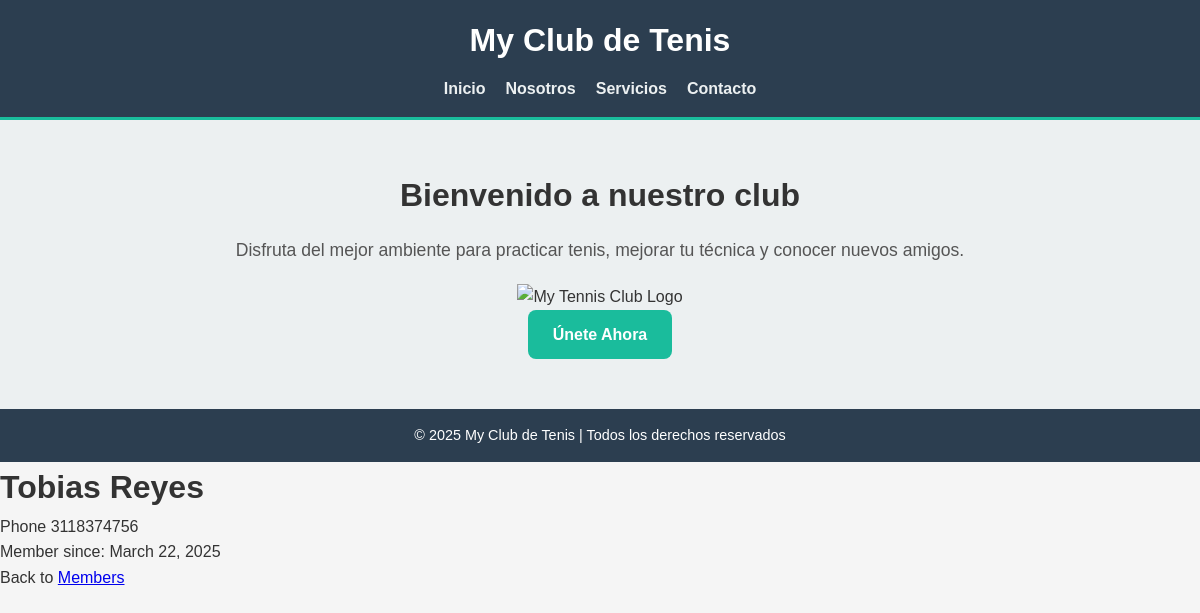
The app's page /members/details/2 with its own data.
### members/models.py (models this page shows, shortened)
class Member(models.Model):
    firstname = models.CharField(max_length=255)
    lastname = models.CharField(max_length=255)
    phone = models.IntegerField(null=True)
    joined_date = models.DateField(null=True)

### members/views.py (the view)
# urls.py: path('members/details/<int:id>', views.details, name='details'),
def details(request, id):
    mymember = Member.objects.get(id=id)
    template = loader.get_template("details.html")
    context = {
        "mymember": mymember,
    }
    return HttpResponse(template.render(context, request))

### members/templates/details.html (shortened to what this page needs)
{% extends "master.html" %}
{% block content %}
  <h1>{{ mymember.firstname }} {{ mymember.lastname }}</h1>
  <p>Phone {{ mymember.phone }}</p>
  <p>Member since: {{ mymember.joined_date }}</p>
  <p>Back to <a href="/members">Members</a></p>
{% endblock %}

### members/templates/master.html (style rules this page uses)
* { margin: 0; padding: 0; box-sizing: border-box; font-family: 'Arial', sans-serif; }
body { background-color: #f5f5f5; color: #333; line-height: 1.6; }

### records on screen
Member: firstname "Tobias", lastname "Reyes", phone "3118374756", joined_date "March 22, 2025"
